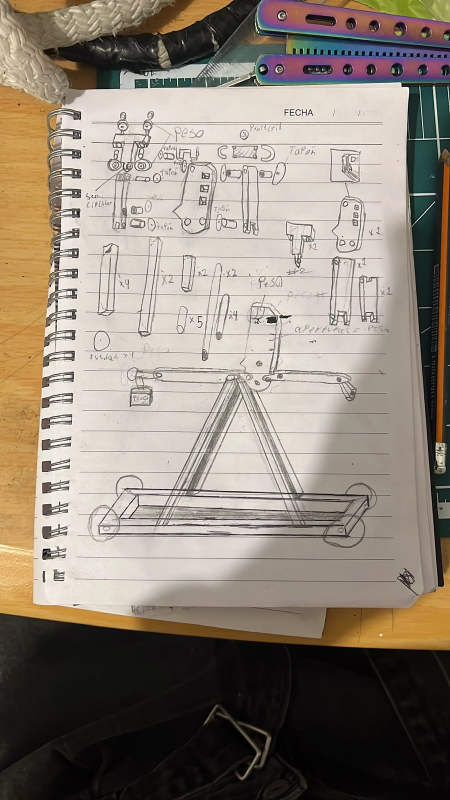
#> input picture escuela/fisica-catapulta/evidencia/01.jpg, 900 x 1600 px (shown at 1/2 size); its folder holds 8 pictures in this run
$ python armar.py
#> lines starting #> are read from the running program, lines starting #| are printed output that depends on the picture
#> in escena_paso, base is the input picture: PIL image 900x1600 RGB; mean R, G, B 143, 132.3, 119.9
"""armar.py · el video institucional de la presentación de Física (la catapulta).

Cada lámina de la presentación (renderizada a 1080p) es una escena con un zoom
lento; el paso a paso se cuenta con las fotos del equipo a pantalla completa. La
voz es voz/NN.mp3 (voz.mjs) y la música «Inspired» de Kevin MacLeod (CC BY 4.0),
que se agacha cuando habla el narrador.

  pdftoppm -png -scale-to-x 1920 -scale-to-y 1080 ../Fisica-catapulta.pdf laminas/l
  MUSICA=<Inspired.mp3> python3 escuela/fisica-catapulta/video/armar.py   → Fisica-catapulta.mp4
"""
import os, subprocess
from PIL import Image, ImageDraw, ImageFilter, ImageFont

AQUI = os.path.dirname(os.path.abspath(__file__))
EV = os.path.join(AQUI, '..', 'evidencia')
ESC = os.path.join(AQUI, 'escenas'); os.makedirs(ESC, exist_ok=True)
CLIPS = os.path.join(AQUI, 'clips'); os.makedirs(CLIPS, exist_ok=True)
SALE = os.path.join(AQUI, 'Fisica-catapulta.mp4')
MUSICA = os.environ.get('MUSICA', '/tmp/claude-0/musica/Inspired.mp3')
W, H, FPS, T = 1920, 1080, 30, 0.6                 # T = lo que dura cada fundido
AZUL, OSCURO, NARANJA, ROJO = (7, 65, 107), (10, 46, 77), (255, 145, 77), (200, 16, 46)
NEG = '/usr/share/fonts/truetype/liberation/LiberationSans-Bold.ttf'
REG = '/usr/share/fonts/truetype/liberation/LiberationSans-Regular.ttf'
letra = lambda f, t: ImageFont.truetype(f, t)
dura = lambda f: float(subprocess.check_output(['ffprobe', '-v', 'error', '-show_entries', 'format=duration', '-of', 'csv=p=0', f]))
lam = lambda n: os.path.join(AQUI, 'laminas', f'l-{n:02d}.png')
voz = lambda n: os.path.join(AQUI, 'voz', f'{n:02d}.mp3')


def cubrir(im, w, h):
#> called with w = 1920, h = 1080
    r = max(w / im.width, h / im.height)
#> r = 2.13
    im = im.resize((round(im.width * r), round(im.height * r)), Image.LANCZOS)
    x, y = (im.width - w) // 2, (im.height - h) // 2
#> x = 0; y = 1166
    return im.crop((x, y, x + w, y + h))

def caber(im, w, h):
#> called with w = 510, h = 920
    r = min(w / im.width, h / im.height)
#> r = 0.567
    return im.resize((round(im.width * r), round(im.height * r)), Image.LANCZOS)
#> returned value: PIL image 510x907 RGB

def renglones(d, texto, f, ancho):
    sal, linea = [], ''
    for p in texto.split():
        prueba = (linea + ' ' + p).strip()
        if d.textlength(prueba, font=f) <= ancho: linea = prueba
        else: sal.append(linea); linea = p
    return sal + [linea]

def escena_paso(n, titulo, que, fotos):
    """Una foto del equipo en grande, con el paso a la derecha."""
    base = Image.open(os.path.join(EV, fotos[0])).convert('RGB')
    fondo = cubrir(base, W, H).filter(ImageFilter.GaussianBlur(28))
    fondo = Image.blend(fondo, Image.new('RGB', (W, H), OSCURO), 0.72)
    zona_w, zona_h, x0, y0 = 1040, 920, 70, 80
    if len(fotos) == 1:
        f = caber(base, zona_w, zona_h)
        fondo.paste(f, (x0 + (zona_w - f.width) // 2, y0 + (zona_h - f.height) // 2))
    else:                                            # dos fotos lado a lado
        mitad = (zona_w - 20) // 2
        for k, nombre in enumerate(fotos):
            f = caber(Image.open(os.path.join(EV, nombre)).convert('RGB'), mitad, zona_h)
            fondo.paste(f, (x0 + k * (mitad + 20) + (mitad - f.width) // 2, y0 + (zona_h - f.height) // 2))
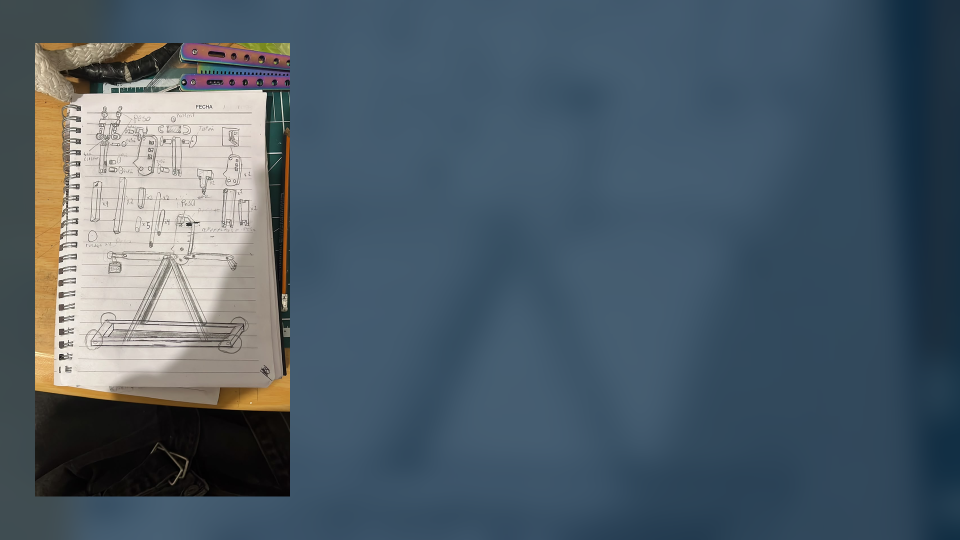
#> fondo: PIL image 1920x1080 RGB (shown at 1/2 size); mean R, G, B 76.7, 92.2, 104.1
#> pass 2 of the loop in escena_paso, `for k, nombre in enumerate(fotos):`:
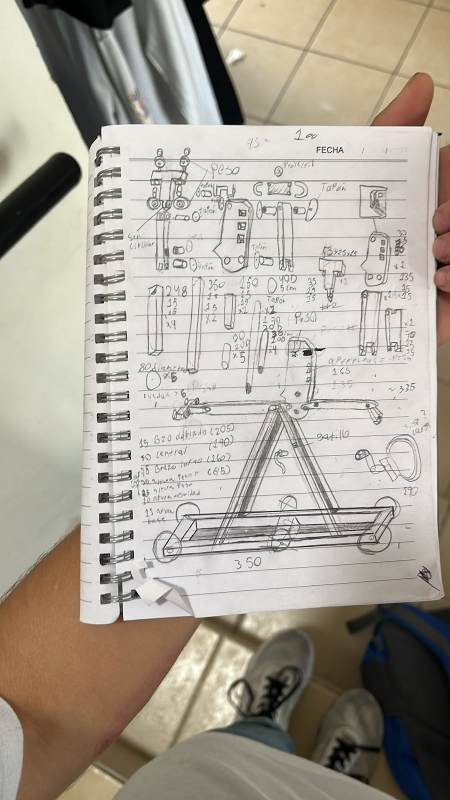
#> input picture escuela/fisica-catapulta/evidencia/02.jpg, 900 x 1600 px (shown at 1/2 size)
#> in caber (call 2), `return im.resize((round(im.width * r), round(im.height * r)), Image.LA..`:
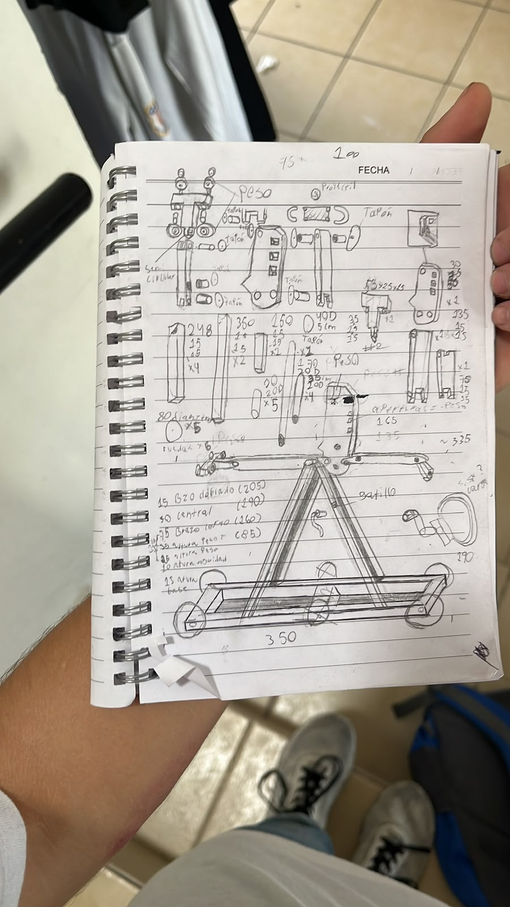
#> returned value: PIL image 510x907 RGB; mean R, G, B 170.5, 163.3, 152.3
#> in escena_paso, `fondo.paste(f, (x0 + k * (mitad + 20) + (mitad - f.width) // 2, y0 + (..`:
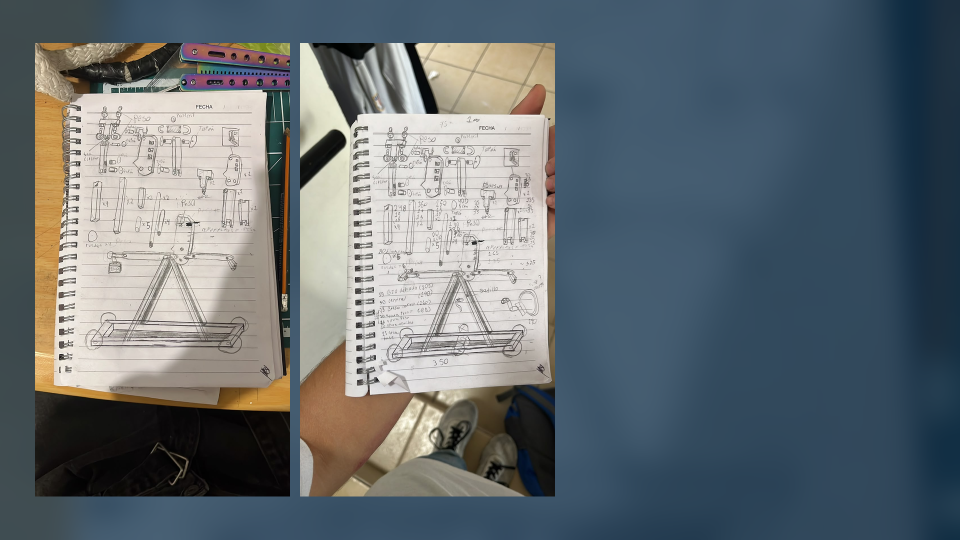
#> fondo: PIL image 1920x1080 RGB (shown at 1/2 size); mean R, G, B 100.3, 108.8, 113.8
    d = ImageDraw.Draw(fondo)
    x = 1190
    d.text((x, 96), 'BACHILLERATO REMBRANDT · FÍSICA', font=letra(NEG, 26), fill=(191, 214, 234))
    d.ellipse((x, 300, x + 130, 430), fill=NARANJA)
    d.text((x + 65, 365), str(n), font=letra(NEG, 84), fill=AZUL, anchor='mm')
    d.text((x + 160, 345), f'Paso {n} de {len(PASOS)}', font=letra(REG, 34), fill=(191, 214, 234), anchor='lm')
    y = 480
    for r in renglones(d, titulo, letra(NEG, 66), 650):
#> in renglones, `sal, linea = [], ''`: linea = ''
        d.text((x, y), r, font=letra(NEG, 66), fill='white'); y += 80
#> this loop made 1 pass
#> after the loop, y = 560
    y += 20
#> y = 580
    for r in renglones(d, que, letra(REG, 38), 650):
        d.text((x, y), r, font=letra(REG, 38), fill=(220, 232, 243)); y += 52
#> this loop made 1 pass
#> (r, y) on pass 1: ('Dibujamos cada pieza con su medida.', 632)
#> after the loop, y = 632
    d.rectangle((x, 990, x + 120, 996), fill=ROJO)    # la firma roja de la plantilla
    ruta = os.path.join(ESC, f'paso{n}.png'); fondo.save(ruta); return ruta

ARCH = os.path.join(AQUI, '..', 'equipo.txt')
_n = [x.strip() for x in open(ARCH, encoding='utf-8') if x.strip()] if os.path.exists(ARCH) else []
NOMBRES = ', '.join(_n[:-1]) + ' y ' + _n[-1] if len(_n) > 1 else ''.join(_n)

def escena_creditos():
    im = Image.new('RGB', (W, H), AZUL); d = ImageDraw.Draw(im)
    lineas = [('Física · El movimiento en dos dimensiones y la catapulta', NEG, 52, 'white'),
              ('Bachillerato Rembrandt · Instituto Tecnológico en Programación', REG, 36, (191, 214, 234)),
              ('Ciclo Agosto – Diciembre 2026', REG, 36, (191, 214, 234)),
              ('', REG, 30, 'white'),
              ('Música: «Inspired», Kevin MacLeod (incompetech.com) · CC BY 4.0', REG, 30, (191, 214, 234)),
              ('Fotos de apoyo: Unsplash y Wikipedia · Fotos del proyecto: el equipo', REG, 30, (191, 214, 234))]
    if NOMBRES: lineas.insert(3, ('Equipo: ' + NOMBRES, NEG, 34, 'white'))
    y = 330
    for t, f, tam, c in lineas:
        if t: d.text((W / 2, y), t, font=letra(f, tam), fill=c, anchor='mm')
        y += tam + 34
    d.rectangle((W / 2 - 60, 250, W / 2 + 60, 256), fill=NARANJA)
    ruta = os.path.join(ESC, 'creditos.png'); im.save(ruta); return ruta


# ── el guion: (imagen, voz o None, segundos si no hay voz) ──────────────────
PASOS = [('Planos y medidas', 'Dibujamos cada pieza con su medida.', ['01.jpg', '02.jpg']),
         ('Herramientas', 'Pegamento, engrapadora, lija y cinta métrica.', ['14-herramientas.jpg']),
         ('Piezas y pesas', 'Cortamos la melamina; las pesas son el contrapeso.', ['03.jpg']),
         ('Medir el brazo', 'Medimos y marcamos la tabla del brazo.', ['06.jpg']),
         ('Perforar', 'Los huecos para el eje y los pernos.', ['11-perforar.jpg', '07.jpg']),
         ('El pivote', 'El tubo en el poste y los pernos donde gira el brazo.', ['08.jpg', '09.jpg']),
         ('El marco', 'Unimos las tablas de la base.', ['15-mesa.jpg', '13-marco.jpg']),
         ('Revisar piezas', 'Algunas piezas de aglomerado se desmoronaron.', ['16-aglomerado.jpg', '12-piezas.jpg']),
         ('La estructura', 'La base y las patas en A, ya armadas.', ['10.jpg'])]
GUION = [(lam(1), 1, 0), (lam(2), None, 4.0), (lam(3), 2, 0), (lam(4), 3, 0), (lam(5), 4, 0), (lam(6), 5, 0),
         (lam(7), 6, 0), (lam(8), 7, 0)]
GUION += [(escena_paso(i + 1, *p), 8 + i, 0) for i, p in enumerate(PASOS)]
#> call 2 of escena_paso, with n = 2, titulo = 'Herramientas'
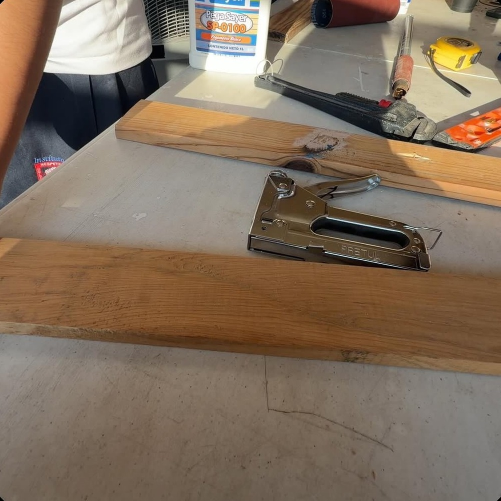
#> input picture escuela/fisica-catapulta/evidencia/14-herramientas.jpg, 1002 x 1002 px (shown at 1/2 size)
#> in escena_paso, base is the input picture: PIL image 1002x1002 RGB; mean R, G, B 129.7, 111.2, 93
#> the loop in escena_paso (call 2), `for r in renglones(d, titulo, letra(NEG, 66), 650):` made 1 pass
#> after the loop in escena_paso (call 2), `for r in renglones(d, titulo, letra(NEG, 66), 650):`: y = 560
#> in escena_paso (call 2), `y += 20`: y = 580
#> the loop in escena_paso (call 2), `for r in renglones(d, que, letra(REG, 38), 650):` made 2 passes
#> (r, y) on passes 1 to 2: ('Pegamento, engrapadora, lija y cinta', 632), ('métrica.', 684)
#> after the loop in escena_paso (call 2), `for r in renglones(d, que, letra(REG, 38), 650):`: y = 684
#> in escena_paso (call 2), `ruta = os.path.join(ESC, f'paso{n}.png')`:
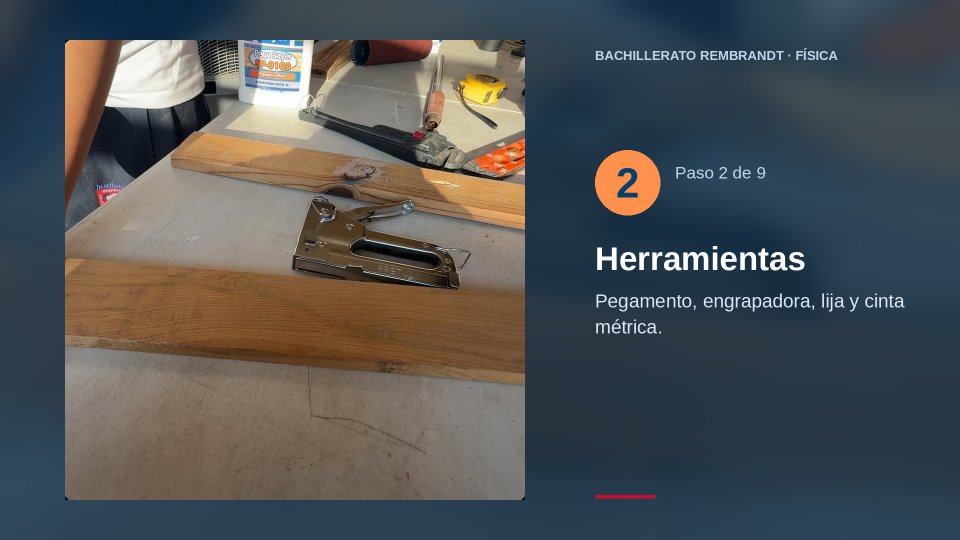
#> saved as paso2.png: PIL image 1920x1080 RGB (shown at 1/2 size); mean R, G, B 80.2, 83.1, 84.7
#> call 3 of escena_paso, with n = 3, titulo = 'Piezas y pesas'
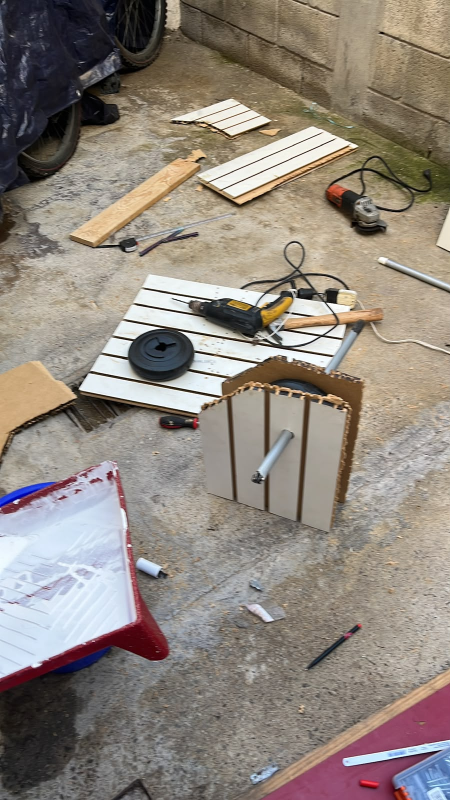
#> input picture escuela/fisica-catapulta/evidencia/03.jpg, 900 x 1600 px (shown at 1/2 size)
#> in escena_paso, base is the input picture: PIL image 900x1600 RGB; mean R, G, B 143.5, 134.2, 125.5
#> call 3 of cubrir, with w = 1920, h = 1080
#> in cubrir (call 3), `return im.crop((x, y, x + w, y + h))`:
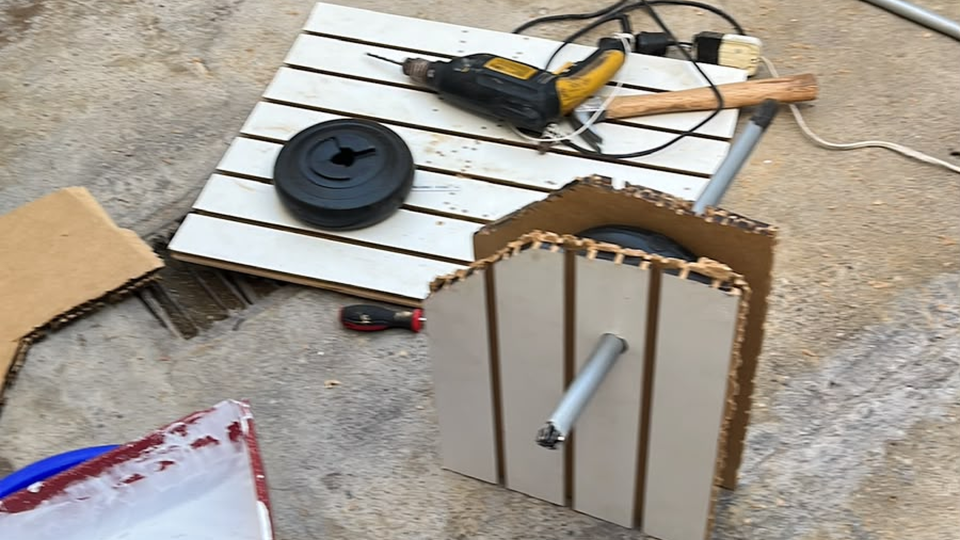
#> returned value: PIL image 1920x1080 RGB (shown at 1/2 size); mean R, G, B 161.3, 153.4, 143.6
#> in escena_paso (call 3), `fondo.paste(f, (x0 + (zona_w - f.width) // 2, y0 + (zona_h - f.height)..`:
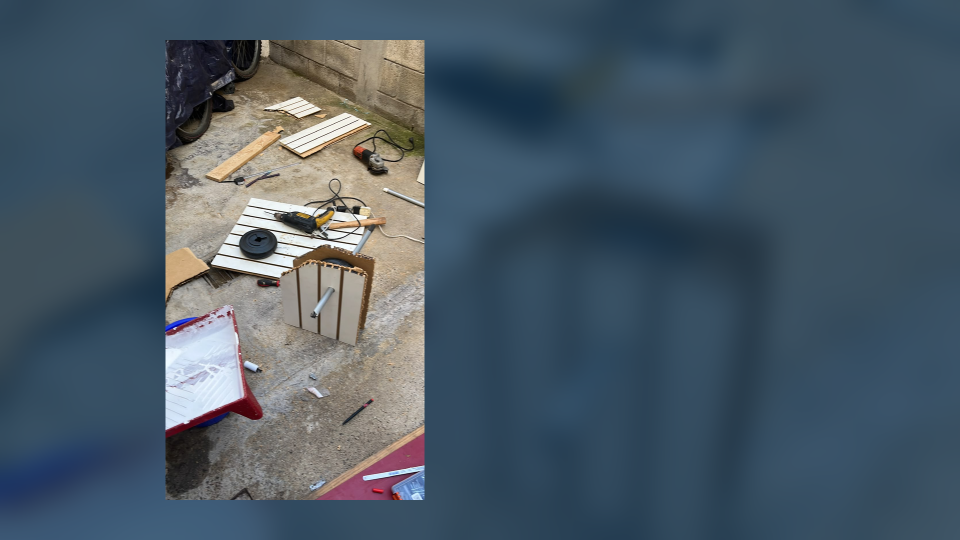
#> fondo: PIL image 1920x1080 RGB (shown at 1/2 size); mean R, G, B 73.5, 89.2, 101.7
#> the loop in escena_paso (call 3), `for r in renglones(d, titulo, letra(NEG, 66), 650):` made 1 pass
#> after the loop in escena_paso (call 3), `for r in renglones(d, titulo, letra(NEG, 66), 650):`: y = 560
#> in escena_paso (call 3), `y += 20`: y = 580
#> the loop in escena_paso (call 3), `for r in renglones(d, que, letra(REG, 38), 650):` made 2 passes
#> after the loop in escena_paso (call 3), `for r in renglones(d, que, letra(REG, 38), 650):`: y = 684
#> in escena_paso (call 3), `ruta = os.path.join(ESC, f'paso{n}.png')`:
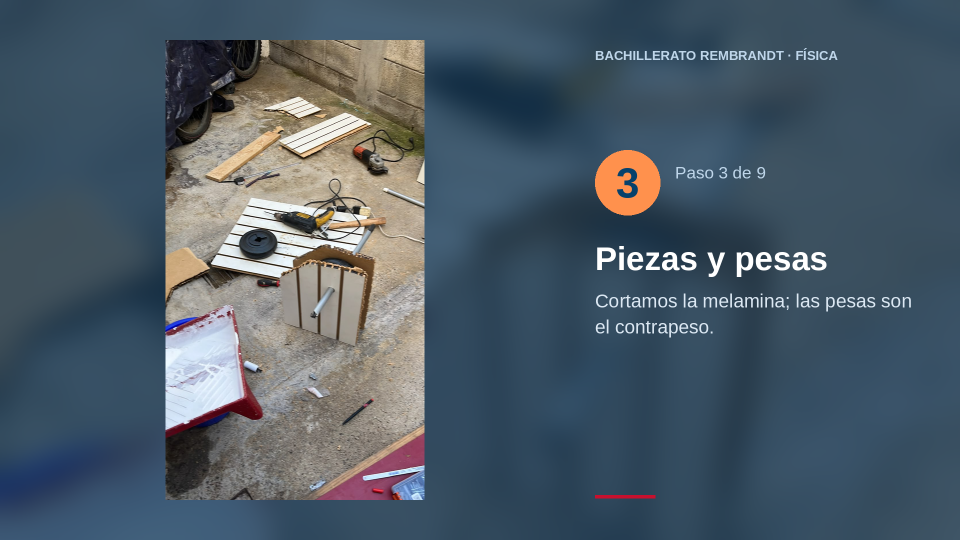
#> saved as paso3.png: PIL image 1920x1080 RGB (shown at 1/2 size); mean R, G, B 76.4, 91.2, 103.1
#> (the run stopped early here; a loop or call above may not have finished)
